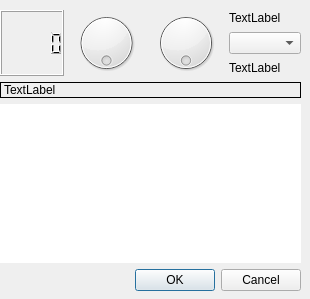
<?xml version="1.0" encoding="UTF-8"?>
<ui version="4.0">
 <class>Dialog</class>
 <widget class="QDialog" name="Dialog">
  <property name="geometry">
   <rect>
    <x>0</x>
    <y>0</y>
    <width>310</width>
    <height>299</height>
   </rect>
  </property>
  <property name="windowTitle">
   <string>Visual Options</string>
  </property>
  <widget class="QWidget" name="">
   <property name="geometry">
    <rect>
     <x>0</x>
     <y>10</y>
     <width>301</width>
     <height>281</height>
    </rect>
   </property>
   <layout class="QVBoxLayout" name="verticalLayout_2">
    <item>
     <layout class="QHBoxLayout" name="horizontalLayout">
      <item>
       <widget class="QLCDNumber" name="lcdNumber"/>
      </item>
      <item>
       <widget class="QDial" name="dial">
        <property name="maximum">
         <number>30</number>
        </property>
        <property name="pageStep">
         <number>1</number>
        </property>
        <property name="wrapping">
         <bool>true</bool>
        </property>
        <property name="notchesVisible">
         <bool>false</bool>
        </property>
       </widget>
      </item>
      <item>
       <widget class="QDial" name="dial_2">
        <property name="maximum">
         <number>30</number>
        </property>
        <property name="pageStep">
         <number>1</number>
        </property>
        <property name="wrapping">
         <bool>true</bool>
        </property>
        <property name="notchesVisible">
         <bool>false</bool>
        </property>
       </widget>
      </item>
      <item>
       <layout class="QVBoxLayout" name="verticalLayout">
        <item>
         <widget class="QLabel" name="label_2">
          <property name="text">
           <string>TextLabel</string>
          </property>
         </widget>
        </item>
        <item>
         <widget class="QComboBox" name="comboBox">
          <property name="minimumSize">
           <size>
            <width>0</width>
            <height>0</height>
           </size>
          </property>
         </widget>
        </item>
        <item>
         <widget class="QLabel" name="label_3">
          <property name="text">
           <string>TextLabel</string>
          </property>
         </widget>
        </item>
       </layout>
      </item>
     </layout>
    </item>
    <item>
     <widget class="QLabel" name="label">
      <property name="minimumSize">
       <size>
        <width>0</width>
        <height>0</height>
       </size>
      </property>
      <property name="frameShape">
       <enum>QFrame::Panel</enum>
      </property>
      <property name="frameShadow">
       <enum>QFrame::Plain</enum>
      </property>
      <property name="text">
       <string>TextLabel</string>
      </property>
     </widget>
    </item>
    <item>
     <widget class="QTextEdit" name="textEdit">
      <property name="frameShape">
       <enum>QFrame::NoFrame</enum>
      </property>
      <property name="frameShadow">
       <enum>QFrame::Plain</enum>
      </property>
     </widget>
    </item>
    <item>
     <widget class="QDialogButtonBox" name="buttonBox">
      <property name="orientation">
       <enum>Qt::Horizontal</enum>
      </property>
      <property name="standardButtons">
       <set>QDialogButtonBox::Cancel|QDialogButtonBox::Ok</set>
      </property>
     </widget>
    </item>
   </layout>
  </widget>
 </widget>
 <resources/>
 <connections>
  <connection>
   <sender>buttonBox</sender>
   <signal>accepted()</signal>
   <receiver>Dialog</receiver>
   <slot>accept()</slot>
   <hints>
    <hint type="sourcelabel">
     <x>234</x>
     <y>170</y>
    </hint>
    <hint type="destinationlabel">
     <x>157</x>
     <y>152</y>
    </hint>
   </hints>
  </connection>
  <connection>
   <sender>buttonBox</sender>
   <signal>rejected()</signal>
   <receiver>Dialog</receiver>
   <slot>reject()</slot>
   <hints>
    <hint type="sourcelabel">
     <x>234</x>
     <y>176</y>
    </hint>
    <hint type="destinationlabel">
     <x>273</x>
     <y>152</y>
    </hint>
   </hints>
  </connection>
  <connection>
   <sender>dial</sender>
   <signal>valueChanged(int)</signal>
   <receiver>lcdNumber</receiver>
   <slot>display(int)</slot>
   <hints>
    <hint type="sourcelabel">
     <x>55</x>
     <y>116</y>
    </hint>
    <hint type="destinationlabel">
     <x>59</x>
     <y>40</y>
    </hint>
   </hints>
  </connection>
 </connections>
</ui>
